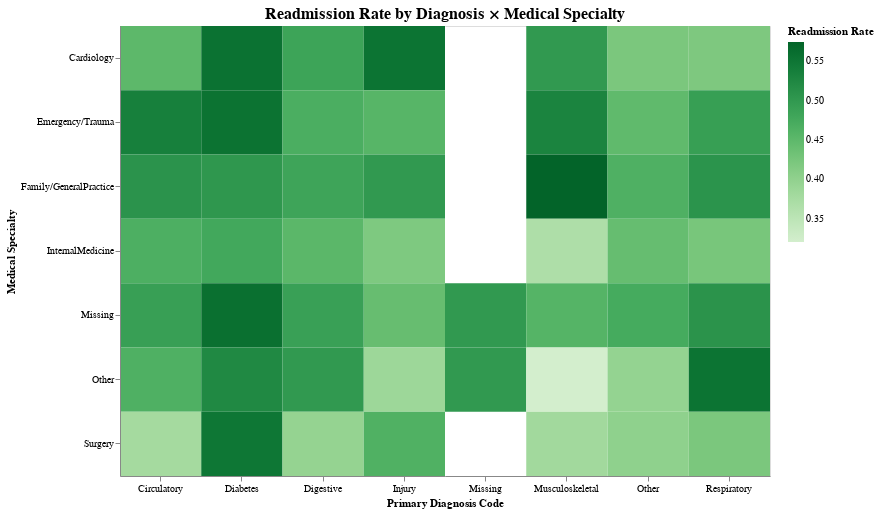

The notebook cell this image was saved under:
### Code cell
#Heatmap: Readmission Rate by Diagnosis & Specialty

# 1. Compute readmission rate (% yes)
heat_df = (
    clean_df.groupby(['diag_1', 'medical_specialty'])['readmitted']
    .apply(lambda x: (x == 'yes').mean())
    .reset_index(name='readmission_rate')
)

# 2. Build heatmap
heatmap = (
    alt.Chart(heat_df)
    .mark_rect()
    .encode(
        x=alt.X(
            'diag_1:N',
            title='Primary Diagnosis Code',
            axis=alt.Axis(labelAngle=0)
        ),
        y=alt.Y('medical_specialty:N', title='Medical Specialty'),
        color=alt.Color(
            'readmission_rate:Q',
            title='Readmission Rate',
            scale=alt.Scale(scheme='greens')
        ),
        tooltip=[
            alt.Tooltip('diag_1', title='Diagnosis'),
            alt.Tooltip('medical_specialty', title='Specialty'),
            alt.Tooltip('readmission_rate:Q', title='Readmission Rate', format='.2f')
        ]
    )
    .properties(
        title='Readmission Rate by Diagnosis × Medical Specialty',
        width=650,
        height=450
    )
    .configure_title(
        font='Times New Roman',
        fontSize=16
    )
    .configure_axis(
        labelFont='Times New Roman',
        titleFont='Times New Roman'
    )
    .configure_legend(
        labelFont='Times New Roman',
        titleFont='Times New Roman'
    )
)


heatmap.save('heatmap_readmission_rate.html')

heatmap

### Figure 1 — Vega-Lite specification as saved in the notebook (floating-point values rounded to 4 significant figures)
{"config": {"view": {"continuousWidth": 300, "continuousHeight": 300}, "axis": {"labelFont": "Times New Roman", "titleFont": "Times New Roman"}, "legend": {"labelFont": "Times New Roman", "titleFont": "Times New Roman"}, "title": {"font": "Times New Roman", "fontSize": 16}}, "data": {"name": "data-7a8fab25e76b8fcf363d3babc565f71e"}, "mark": {"type": "rect"}, "encoding": {"color": {"field": "readmission_rate", "scale": {"scheme": "greens"}, "title": "Readmission Rate", "type": "quantitative"}, "tooltip": [{"field": "diag_1", "title": "Diagnosis", "type": "nominal"}, {"field": "medical_specialty", "title": "Specialty", "type": "nominal"}, {"field": "readmission_rate", "format": ".2f", "title": "Readmission Rate", "type": "quantitative"}], "x": {"axis": {"labelAngle": 0}, "field": "diag_1", "title": "Primary Diagnosis Code", "type": "nominal"}, "y": {"field": "medical_specialty", "title": "Medical Specialty", "type": "nominal"}}, "height": 450, "title": "Readmission Rate by Diagnosis × Medical Specialty", "width": 650, "$schema": "https://vega.github.io/schema/vega-lite/v5.20.1.json", "datasets": {"data-7a8fab25e76b8fcf363d3babc565f71e": [{"diag_1": "Circulatory", "medical_specialty": "Cardiology", "readmission_rate": 0.4505}, {"diag_1": "Circulatory", "medical_specialty": "Emergency/Trauma", "readmission_rate": 0.5365}, {"diag_1": "Circulatory", "medical_specialty": "Family/GeneralPractice", "readmission_rate": 0.5081}, {"diag_1": "Circulatory", "medical_specialty": "InternalMedicine", "readmission_rate": 0.4661}, {"diag_1": "Circulatory", "medical_specialty": "Missing", "readmission_rate": 0.4905}, {"diag_1": "Circulatory", "medical_specialty": "Other", "readmission_rate": 0.4639}, {"diag_1": "Circulatory", "medical_specialty": "Surgery", "readmission_rate": 0.3782}, {"diag_1": "Diabetes", "medical_specialty": "Cardiology", "readmission_rate": 0.5556}, {"diag_1": "Diabetes", "medical_specialty": "Emergency/Trauma", "readmission_rate": 0.5548}, {"diag_1": "Diabetes", "medical_specialty": "Family/GeneralPractice", "readmission_rate": 0.5031}, {"diag_1": "Diabetes", "medical_specialty": "InternalMedicine", "readmission_rate": 0.4775}, {"diag_1": "Diabetes", "medical_specialty": "Missing", "readmission_rate": 0.5588}, {"diag_1": "Diabetes", "medical_specialty": "Other", "readmission_rate": 0.5241}, {"diag_1": "Diabetes", "medical_specialty": "Surgery", "readmission_rate": 0.549}, {"diag_1": "Digestive", "medical_specialty": "Cardiology", "readmission_rate": 0.4839}, {"diag_1": "Digestive", "medical_specialty": "Emergency/Trauma", "readmission_rate": 0.4677}, {"diag_1": "Digestive", "medical_specialty": "Family/GeneralPractice", "readmission_rate": 0.4826}, {"diag_1": "Digestive", "medical_specialty": "InternalMedicine", "readmission_rate": 0.452}, {"diag_1": "Digestive", "medical_specialty": "Missing", "readmission_rate": 0.4889}, {"diag_1": "Digestive", "medical_specialty": "Other", "readmission_rate": 0.5}, {"diag_1": "Digestive", "medical_specialty": "Surgery", "readmission_rate": 0.396}, {"diag_1": "Injury", "medical_specialty": "Cardiology", "readmission_rate": 0.5526}, {"diag_1": "Injury", "medical_specialty": "Emergency/Trauma", "readmission_rate": 0.4559}, {"diag_1": "Injury", "medical_specialty": "Family/GeneralPractice", "readmission_rate": 0.5}, {"diag_1": "Injury", "medical_specialty": "InternalMedicine", "readmission_rate": 0.4184}, {"diag_1": "Injury", "medical_specialty": "Missing", "readmission_rate": 0.441}, {"diag_1": "Injury", "medical_specialty": "Other", "readmission_rate": 0.3868}, {"diag_1": "Injury", "medical_specialty": "Surgery", "readmission_rate": 0.4631}, {"diag_1": "Missing", "medical_specialty": "Missing", "readmission_rate": 0.5}, {"diag_1": "Missing", "medical_specialty": "Other", "readmission_rate": 0.5}, {"diag_1": "Musculoskeletal", "medical_specialty": "Cardiology", "readmission_rate": 0.5}, {"diag_1": "Musculoskeletal", "medical_specialty": "Emergency/Trauma", "readmission_rate": 0.5312}, {"diag_1": "Musculoskeletal", "medical_specialty": "Family/GeneralPractice", "readmission_rate": 0.5745}, {"diag_1": "Musculoskeletal", "medical_specialty": "InternalMedicine", "readmission_rate": 0.3671}, {"diag_1": "Musculoskeletal", "medical_specialty": "Missing", "readmission_rate": 0.4583}, {"diag_1": "Musculoskeletal", "medical_specialty": "Other", "readmission_rate": 0.3203}, {"diag_1": "Musculoskeletal", "medical_specialty": "Surgery", "readmission_rate": 0.3814}, {"diag_1": "Other", "medical_specialty": "Cardiology", "readmission_rate": 0.422}, {"diag_1": "Other", "medical_specialty": "Emergency/Trauma", "readmission_rate": 0.4479}, {"diag_1": "Other", "medical_specialty": "Family/GeneralPractice", "readmission_rate": 0.4641}, {"diag_1": "Other", "medical_specialty": "InternalMedicine", "readmission_rate": 0.4414}, {"diag_1": "Other", "medical_specialty": "Missing", "readmission_rate": 0.4735}, {"diag_1": "Other", "medical_specialty": "Other", "readmission_rate": 0.3971}, {"diag_1": "Other", "medical_specialty": "Surgery", "readmission_rate": 0.4015}, {"diag_1": "Respiratory", "medical_specialty": "Cardiology", "readmission_rate": 0.4194}, {"diag_1": "Respiratory", "medical_specialty": "Emergency/Trauma", "readmission_rate": 0.4914}, {"diag_1": "Respiratory", "medical_specialty": "Family/GeneralPractice", "readmission_rate": 0.5078}, {"diag_1": "Respiratory", "medical_specialty": "InternalMedicine", "readmission_rate": 0.4248}, {"diag_1": "Respiratory", "medical_specialty": "Missing", "readmission_rate": 0.5087}, {"diag_1": "Respiratory", "medical_specialty": "Other", "readmission_rate": 0.5528}, {"diag_1": "Respiratory", "medical_specialty": "Surgery", "readmission_rate": 0.4222}]}}
